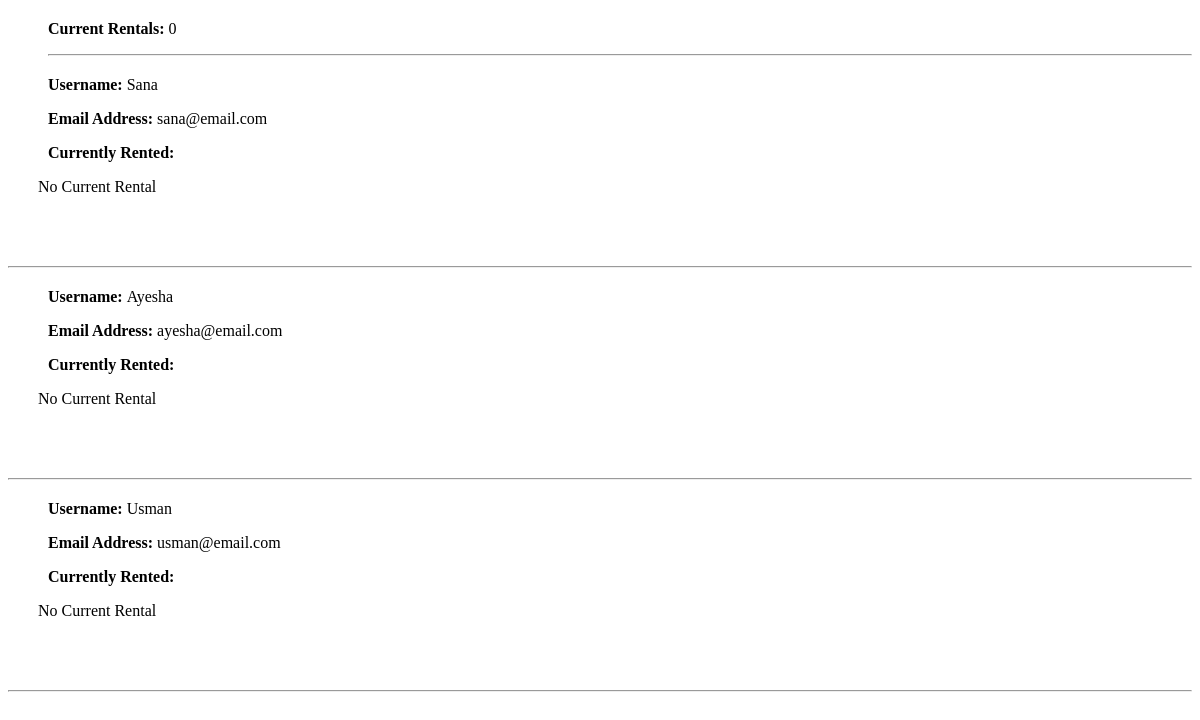
The app's page /current-rentals (signed in), older data.
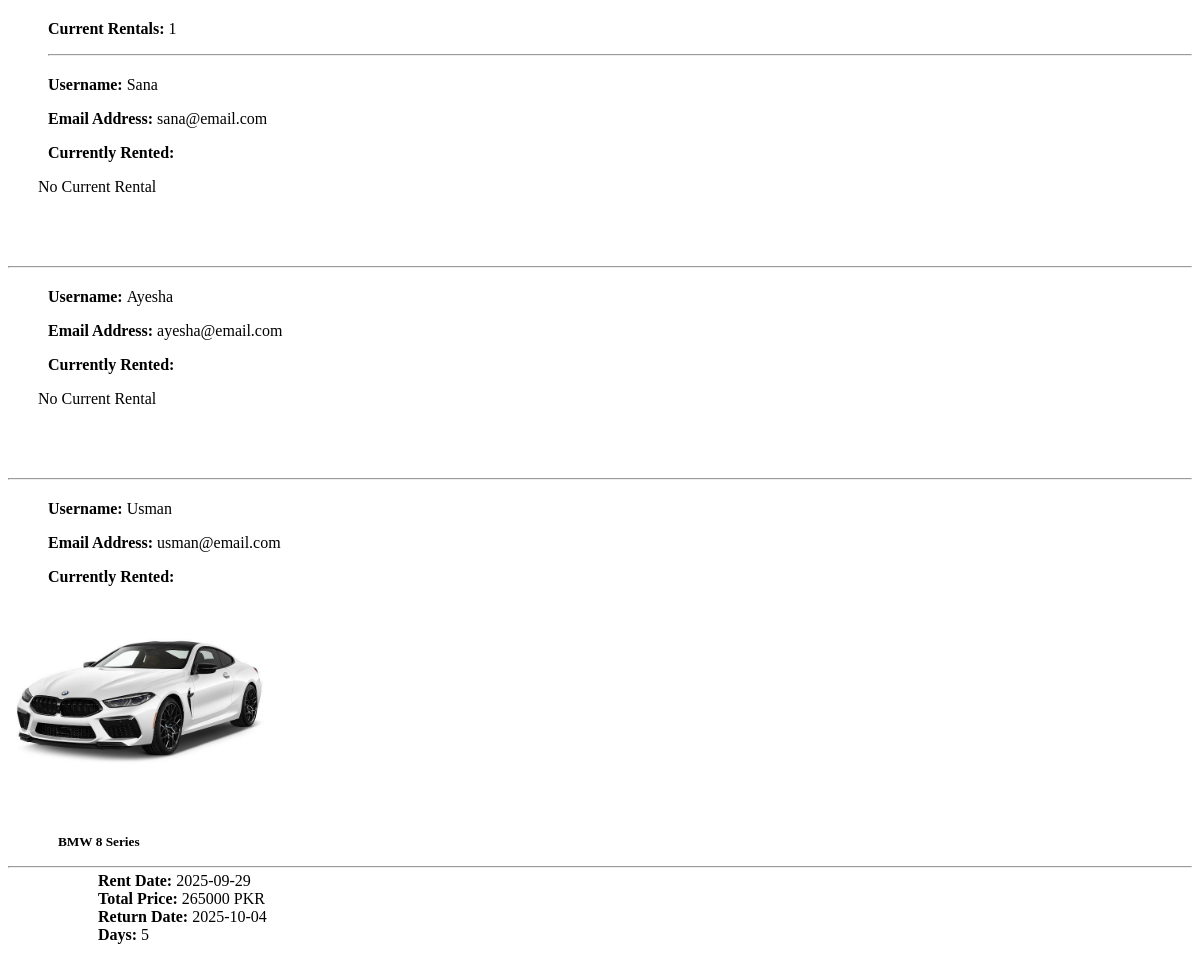
The same page, newer data.
### base/models.py (models this page shows, shortened)
class History(models.Model):
    user = models.ForeignKey(User, on_delete= models.CASCADE)
    cars_rented = models.JSONField(default=list, blank=True, null=True)
    new_rented = models.JSONField(default=list, blank=True, null=True)

### base/views.py (the view)
# urls.py: path("current-rentals", views.CurrentRentals, name="current_rentals"),
@user_passes_test(admin_required, login_url = 'login' )
def CurrentRentals(request):
    histories = History.objects.select_related("user").all()
    count = 0
    for history in histories:
        if history.new_rented:
            count += 1
    context = {"histories": histories, "count": count}
    return render(request, "base/admin_page/current_rentals.html", context)

### base/context_processor.py (called while the page is built)
def user_info_processor(request):
    if request.user.is_authenticated:
        try:
            return {"user_info": User_info.objects.get(user= request.user)}
        except User_info.DoesNotExist:
            return {"user_info": None}
    return {"user_info": None}

### base/views.py (called while the page is built)
def admin_required(user):
    return user.is_superuser

### base/templates/base/admin_page/current_rentals.html (shortened to what this page needs)
<div class="history-container" style="margin-left: 40px; margin-top: 20px;">
    <div>
        <label class="form-label"><p class="blockquote"><strong>Current Rentals: </strong>{{count}}</p></label>
    </div>
    <hr>
</div>
{% for history in histories %}
    <div class="history-container" style="margin-left: 40px; margin-top: 20px;">
        <div>
            <label class="form-label"><p class="blockquote"><strong>Username: </strong>{{history.user.username|title}}</p></label>
            <label class="form-label" style="margin-left: 20px;"><p class="blockquote"><strong>Email Address: </strong>{{history.user.email}}</p></label>
        </div>
        <div>
            <label class="form-label"><p class="blockquote"><strong>Currently Rented: </strong></p></label>
        </div>
    </div>
    {% if history.new_rented %}
        {% for rental in history.new_rented %}
            <div class="car-container d-flex justify-content-center align-items-center">
                <div class="card mb-3" style="width: 60vw; height:32vh">
                    <div class="row g-0">
                        <div class="col-md-4 d-flex justify-content-center align-items-center">
                            <img src="{{rental.image}}" class="img-fluid rounded-start" alt="car image"
                            style="max-height: 170px; object-fit: contain; padding: 5px;">
                        </div>
                        <div class="col-md-8" style="display: flex;">
                            <div class="card-body" style="align: justify; margin-left: 30px; margin-top:30px;">
                                <h5 class="card-title">{{rental.brand}} {{rental.model}}</h5>
                                <ul class="card-text" >
                                    <div class="row mt-3">
                                        <div class="col-md-6 mb-2">
                                            <strong>Rent Date:</strong> {{ rental.rent_date }}
                                        </div>
                                        <div class="col-md-6 mb-2">
                                            <strong>Total Price:</strong> {{ rental.total_price }} PKR
                                        </div>
                                        <div class="col-md-6 mb-2">
                                            <strong>Return Date:</strong> {{ rental.return_date }}
                                        </div>
                                        <div class="col-md-6 mb-2">
                                            <strong>Days:</strong> {{ rental.days }}
                                        </div>
                                    </div>
                                </ul>
                            </div>
                        </div>
                    </div>
                </div>
            </div>
        {% endfor %}
        <hr>
    {% else %}
        <div class="car-container d-flex justify-content-center align-items-center">
            <div class="card mb-3" style="width: 60vw; height:10vh">
                <div class="card-body" style="align: justify; margin-left: 30px; margin-top:10px;">
                    <p> No Current Rental </p>
                </div>
            </div>
        </div>
        <hr>
    {% endif %}
{% endfor %}

Row changes from the older to the newer data that the page shows:
changed History "Usman": no longer shows "No Current Rental"
Text that changed along with them:
{{ count }}: "0" → "1"
new list line: "BMW 8 Series Rent Date: 2025-09-29 Total Price: 265000 PKR Return Date: 2025-10-04 Days: 5"
